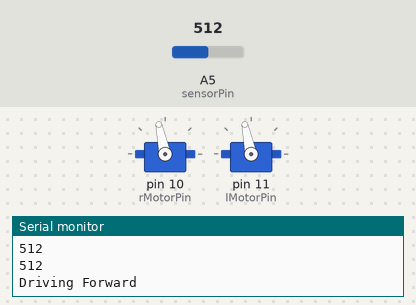
The sketch below on a simulated Arduino Uno, built with avr-gcc and run on an emulated ATmega328P. On the bench: 2 × servo, the last lines printed to the serial monitor. Inputs (shaded band) come from the test bench; at power-on: A5 (sensorPin) = 512.

Above: at 1.2 s.
1.3 s: A5 (sensorPin) set to 543
At 4.1 s:
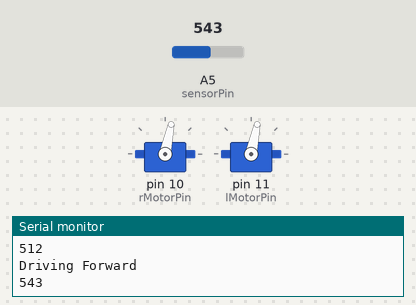
4.3 s: A5 (sensorPin) set to 511
At 5.4 s:
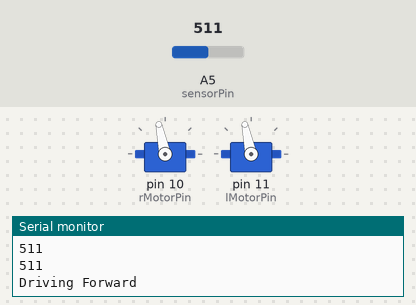
5.8 s: A5 (sensorPin) set to 716
At 8.4 s:
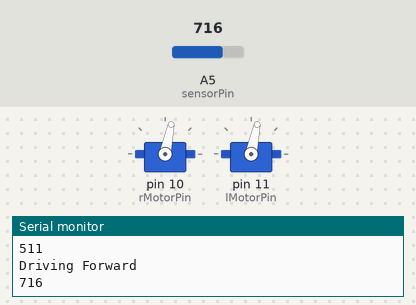
Timing chart, 0 to 14.8 s (numbered marks = the images above; inputs shaded):
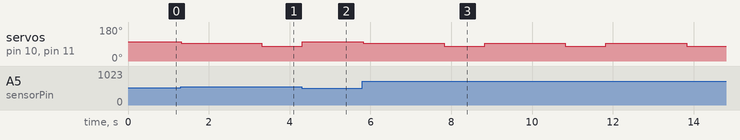

Measured:
- the behaviour switches between 531 and 532 on A5 (sensorPin) (found by bisection; images 0 and 1)
- after the input at 1.3 s, servo on pin 10 (rMotorPin), servo on pin 11 (lMotorPin): 102° → 93° at once, → 78° 2.0 s later
- after the input at 4.3 s, servo on pin 10 (rMotorPin), servo on pin 11 (lMotorPin): 78° → 102° at once
- after the input at 5.8 s, servo on pin 10 (rMotorPin), servo on pin 11 (lMotorPin): alternates 93° for 2.0 s and 78° for 1.0 s, starting at once

The sketch:

ir_avoidance.ino
```cpp
#include <Servo.h>
#define rMotorPin 10
#define lMotorPin 11

Servo lMotor;
Servo rMotor;

int sensorPin = A5;    // select the input pin for the potentiometer
     // select the pin for the LED
int sensorValue = 0;  // variable to store the value coming from the sensor
int initialValue = 0;
int maxChange = 20;

int forward = 1600;
int halt = 1500;
int backward = 1350;

void setup() {
  // put your setup code here, to run once:
  rMotor.attach(rMotorPin);
  lMotor.attach(lMotorPin);
  pinMode(A5,INPUT);
  Serial.begin(9600);
  initialValue = analogRead(sensorPin);
}

void loop() {
   // read the value from the sensor:
  sensorValue = analogRead(sensorPin);
  int passed = 0;
  // turn the ledPin o
  // stop the program for <sensorValue> milliseconds
  // turn the ledPin off:
  Serial.println(sensorValue);
  if((sensorValue < initialValue + maxChange)){
      Serial.println(sensorValue);
      lMotor.writeMicroseconds(forward);
      rMotor.writeMicroseconds(forward);
      Serial.println("Driving Forward");
  }
  else{
    lMotor.writeMicroseconds(halt);
    rMotor.writeMicroseconds(halt);
    long time1 = millis();
    while(millis()-time1 < 2000){

    }
    passed = 1;
    lMotor.writeMicroseconds(backward);
    rMotor.writeMicroseconds(backward);
    time1 = millis();
    while(millis()-time1 < 1000){

    }
  }
  // put your main code here, to run repeatedly:
}
```
